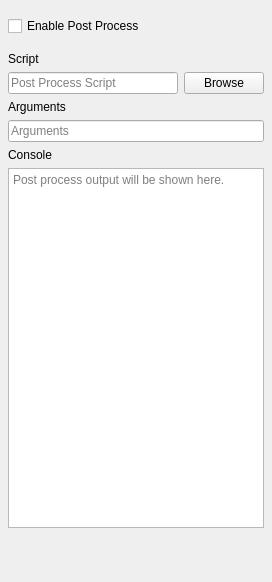
      <widget class="QWidget" name="postProcessTab">
       <attribute name="title">
        <string>Post Process</string>
       </attribute>
       <layout class="QVBoxLayout" name="verticalLayout_14">
        <property name="spacing">
         <number>16</number>
        </property>
        <property name="leftMargin">
         <number>8</number>
        </property>
        <property name="topMargin">
         <number>16</number>
        </property>
        <property name="rightMargin">
         <number>8</number>
        </property>
        <property name="bottomMargin">
         <number>8</number>
        </property>
        <item>
         <widget class="QCheckBox" name="enablePostProcess">
          <property name="toolTip">
           <string>&lt;html&gt;&lt;head/&gt;&lt;body&gt;&lt;p&gt;&lt;span style=&quot; font-weight:700;&quot;&gt;Post Process&lt;/span&gt;&lt;/p&gt;&lt;p&gt;One can set a specific console process to be fire on the output files of the application.&lt;/p&gt;&lt;p&gt;&lt;span style=&quot; font-weight:700;&quot;&gt;Arguments&lt;/span&gt;&lt;/p&gt;&lt;p&gt;Command line arguments for the post process script.&lt;/p&gt;&lt;p&gt;&lt;span style=&quot; font-weight:600;&quot;&gt;Supported variables:&lt;/span&gt;&lt;/p&gt;&lt;p&gt;- $input Input path&lt;/p&gt;&lt;p&gt;- $output Output Path, If using 'Batch Mode' output will be the path where all the output sub-directories are located.&lt;/p&gt;&lt;p&gt;This also supports providing environment variables.&lt;/p&gt;&lt;/body&gt;&lt;/html&gt;</string>
          </property>
          <property name="text">
           <string>Enable Post Process</string>
          </property>
         </widget>
        </item>
        <item>
         <widget class="QWidget" name="postProcessWidget" native="true">
          <property name="minimumSize">
           <size>
            <width>0</width>
            <height>0</height>
           </size>
          </property>
          <layout class="QVBoxLayout" name="verticalLayout_13" stretch="0,0,0">
           <property name="leftMargin">
            <number>0</number>
           </property>
           <property name="topMargin">
            <number>0</number>
           </property>
           <property name="rightMargin">
            <number>0</number>
           </property>
           <property name="bottomMargin">
            <number>0</number>
           </property>
           <item>
            <layout class="QVBoxLayout" name="verticalLayout_19">
             <item>
              <layout class="QVBoxLayout" name="verticalLayout_18">
               <item>
                <widget class="QLabel" name="label_16">
                 <property name="text">
                  <string>Script</string>
                 </property>
                </widget>
               </item>
               <item>
                <layout class="QHBoxLayout" name="horizontalLayout_16">
                 <item>
                  <widget class="QLineEdit" name="postProcessScript">
                   <property name="toolTip">
                    <string>Post Process script/executable path.</string>
                   </property>
                   <property name="maxLength">
                    <number>255</number>
                   </property>
                   <property name="placeholderText">
                    <string>Post Process Script</string>
                   </property>
                   <property name="cursorMoveStyle">
                    <enum>Qt::VisualMoveStyle</enum>
                   </property>
                   <property name="clearButtonEnabled">
                    <bool>true</bool>
                   </property>
                  </widget>
                 </item>
                 <item>
                  <widget class="QPushButton" name="postProcessBrowse">
                   <property name="text">
                    <string>Browse</string>
                   </property>
                  </widget>
                 </item>
                </layout>
               </item>
              </layout>
             </item>
             <item>
              <widget class="QLabel" name="label_17">
               <property name="text">
                <string>Arguments</string>
               </property>
              </widget>
             </item>
             <item>
              <widget class="QLineEdit" name="postProcessArgs">
               <property name="maximumSize">
                <size>
                 <width>16777215</width>
                 <height>16777215</height>
                </size>
               </property>
               <property name="toolTip">
                <string>&lt;html&gt;&lt;head/&gt;&lt;body&gt;&lt;p&gt;Command line arguments for the post process script.&lt;/p&gt;&lt;p&gt;&lt;span style=&quot; font-weight:600;&quot;&gt;Supported variables:&lt;/span&gt;&lt;/p&gt;&lt;p&gt;- $input Input path&lt;/p&gt;&lt;p&gt;- $output Output Path, If using 'Batch Mode' output will be the path where all the output sub-directories are located.&lt;/p&gt;&lt;p&gt;This also supports providing environment variables.&lt;/p&gt;&lt;/body&gt;&lt;/html&gt;</string>
               </property>
               <property name="maxLength">
                <number>512</number>
               </property>
               <property name="placeholderText">
                <string>Arguments</string>
               </property>
               <property name="cursorMoveStyle">
                <enum>Qt::VisualMoveStyle</enum>
               </property>
               <property name="clearButtonEnabled">
                <bool>true</bool>
               </property>
              </widget>
             </item>
            </layout>
           </item>
           <item>
            <layout class="QVBoxLayout" name="verticalLayout_20">
             <item>
              <widget class="QLabel" name="label_18">
               <property name="text">
                <string>Console</string>
               </property>
              </widget>
             </item>
             <item>
              <widget class="QTextEdit" name="postProcessConsole">
               <property name="minimumSize">
                <size>
                 <width>0</width>
                 <height>360</height>
                </size>
               </property>
               <property name="documentTitle">
                <string>Post Process Output</string>
               </property>
               <property name="readOnly">
                <bool>true</bool>
               </property>
               <property name="placeholderText">
                <string>Post process output will be shown here.</string>
               </property>
              </widget>
             </item>
            </layout>
           </item>
           <item>
            <widget class="QWidget" name="horizontalWidget_3" native="true">
             <property name="minimumSize">
              <size>
               <width>0</width>
               <height>0</height>
              </size>
             </property>
             <property name="maximumSize">
              <size>
               <width>16777215</width>
               <height>64</height>
              </size>
             </property>
             <layout class="QHBoxLayout" name="horizontalLayout_14">
              <property name="spacing">
               <number>4</number>
              </property>
              <property name="leftMargin">
               <number>0</number>
              </property>
              <property name="topMargin">
               <number>0</number>
              </property>
              <property name="rightMargin">
               <number>0</number>
              </property>
              <property name="bottomMargin">
               <number>0</number>
              </property>
             </layout>
            </widget>
           </item>
          </layout>
         </widget>
        </item>
        <item>
         <spacer name="verticalSpacer_2">
          <property name="orientation">
           <enum>Qt::Vertical</enum>
          </property>
          <property name="sizeHint" stdset="0">
           <size>
            <width>20</width>
            <height>40</height>
           </size>
          </property>
         </spacer>
        </item>
       </layout>
      </widget>
